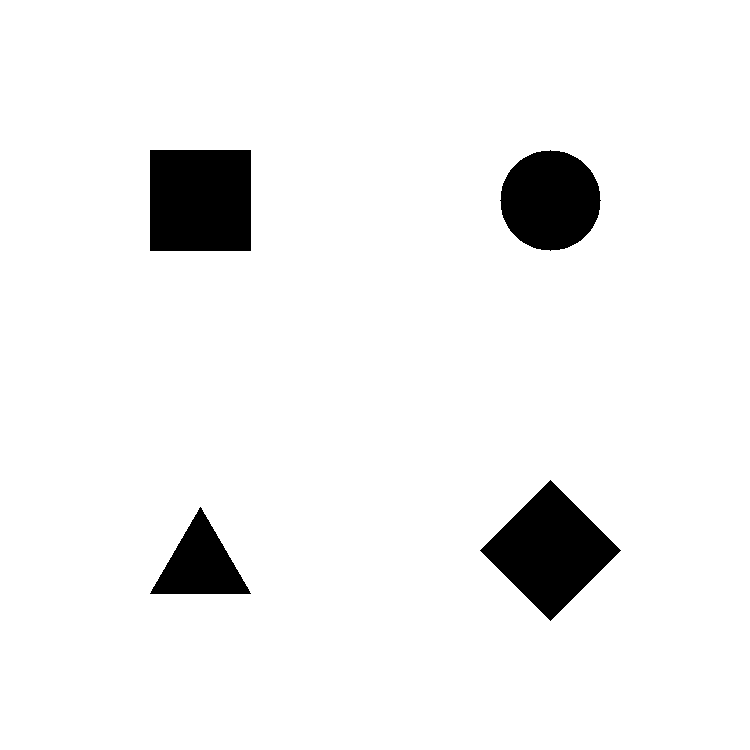
//> input picture data/shapes.png, 750 x 750 px
$ ./main   (built with g++ and OpenCV 4)
//> lines starting //> are read from the running program, lines starting //| are printed output that depends on the picture; after the words box and inside, x2 and y2 are one past the last pixel; in counts of white or black regions, pixels touching at a corner belong together
/**
 * @file main.cpp
 * @brief Chain Code representation of contours (Freeman code)
 * @author José Miguel Guerrero Hernández
 * @note This example demonstrates the computation and visualization of
 *       chain codes (Freeman codes) for binary image contours using
 *       8-connectivity directions (0-7)
 */

#include <cstdlib>
#include <opencv2/opencv.hpp>
#include <iostream>
#include <vector>
#include <cmath>
#include <iomanip>

// ============================================================================
// Constants
// ============================================================================

namespace Config
{
// Binary thresholding
constexpr int THRESH_VALUE = 0;
constexpr int THRESH_MAX_VALUE = 255;

// Contour filtering
constexpr size_t MIN_CONTOUR_POINTS = 5;

// Visualization parameters
constexpr int ARROW_LENGTH = 5;
constexpr double ARROW_TIP_LENGTH = 0.4;
constexpr double ARROW_THICKNESS = 1.5;
constexpr int STARTING_POINT_RADIUS = 6;
constexpr int CENTROID_RADIUS = 4;
constexpr int CONTOUR_THICKNESS = 2;
constexpr int CONTOUR_VIZ_THICKNESS = 1;
constexpr double TEXT_FONT_SCALE = 0.5;
constexpr int TEXT_THICKNESS = 2;

// Chain code display limits
constexpr size_t MAX_CHAIN_CODE_DISPLAY = 50;

// Adaptive arrow step sizes
constexpr size_t STEP_THRESHOLD_VERY_LARGE = 500;
constexpr size_t STEP_THRESHOLD_LARGE = 200;
constexpr size_t STEP_THRESHOLD_MEDIUM = 80;
constexpr int STEP_VERY_LARGE = 15;
constexpr int STEP_LARGE = 8;
constexpr int STEP_MEDIUM = 4;
constexpr int STEP_SMALL = 2;
}

/**
 * @brief Computes the 8-directional chain code for a contour
 * @param contour Vector of points representing the contour
 * @return Vector of integers (0-7) representing directions
 *
 * Freeman chain code directions (8-connectivity):
 *   3   2   1
 *    \  |  /
 *   4 --P-- 0
 *    /  |  \
 *   5   6   7
 *
 * 0 = East (right)
 * 1 = North-East (diagonal up-right)
 * 2 = North (up)
 * 3 = North-West (diagonal up-left)
 * 4 = West (left)
 * 5 = South-West (diagonal down-left)
 * 6 = South (down)
 * 7 = South-East (diagonal down-right)
 */
std::vector<int> computeChainCode(const std::vector<cv::Point> & contour)
{
  std::vector<int> chain_code;

  if (contour.size() < 2) {
    return chain_code;
  }

  for (size_t i = 0; i < contour.size() - 1; ++i) {
    const int dx = contour[i + 1].x - contour[i].x;
    const int dy = contour[i + 1].y - contour[i].y;

    // Map (dx, dy) to chain code direction (0-7)
    int code = -1;

    if (dx == 1 && dy == 0) {
      code = 0;  // Right
    } else if (dx == 1 && dy == -1) {
      code = 1;  // Up-Right
    } else if (dx == 0 && dy == -1) {
      code = 2;  // Up
    } else if (dx == -1 && dy == -1) {
      code = 3;  // Up-Left
    } else if (dx == -1 && dy == 0) {
      code = 4;  // Left
    } else if (dx == -1 && dy == 1) {
      code = 5;  // Down-Left
    } else if (dx == 0 && dy == 1) {
      code = 6;  // Down
    } else if (dx == 1 && dy == 1) {
      code = 7;  // Down-Right
    } else {
      // Non-unit step, normalize using angle
      const double angle = std::atan2(-dy, dx);  // Negative dy: y-axis points down
      code = static_cast<int>(std::round(angle / (CV_PI / 4.0)));
      // Ensure code is in range [0, 7]
      code = (code % 8 + 8) % 8;
    }

    chain_code.push_back(code);
  }

  return chain_code;
}

/**
 * @brief Draws directional arrows on contour to visualize chain code
 * @param image Image to draw on
 * @param contour Contour points
 * @param chainCode Chain code directions
 * @param color Arrow color
 * @param step Draw arrow every 'step' points (default 1)
 */
void drawChainCodeArrows(
  cv::Mat & image,
  const std::vector<cv::Point> & contour,
  const std::vector<int> & chain_code,
  const cv::Scalar & color,
  int step = 1)
{
  // Direction vectors for each code (8-connectivity)
  static const int dx[] = {1, 1, 0, -1, -1, -1, 0, 1};
  static const int dy[] = {0, -1, -1, -1, 0, 1, 1, 1};

  for (size_t i = 0; i < chain_code.size() && i < contour.size(); i += step) {
    const int code = chain_code[i];
    const cv::Point start = contour[i];
    const cv::Point end = start + cv::Point(dx[code] * Config::ARROW_LENGTH,
                                             dy[code] * Config::ARROW_LENGTH);

    cv::arrowedLine(image, start, end, color,
                   Config::ARROW_THICKNESS, cv::LINE_AA, 0,
                   Config::ARROW_TIP_LENGTH);
  }
}

/**
 * @brief Computes the first difference of a chain code
 * @param chainCode Original chain code
 * @return First difference chain code (rotation invariant)
 *
 * First difference = (code[i] - code[i-1]) mod 8
 * This representation is invariant to starting point rotation
 */
std::vector<int> computeFirstDifference(const std::vector<int> & chain_code)
{
  std::vector<int> diff;

  if (chain_code.size() < 2) {
    return diff;
  }

  for (size_t i = 1; i < chain_code.size(); ++i) {
    const int d = (chain_code[i] - chain_code[i - 1] + 8) % 8;
    diff.push_back(d);
  }

  return diff;
}

/**
 * @brief Determines adaptive step size for arrow visualization based on contour size
 * @param contour_size Number of points in contour
 * @return Step size for drawing arrows
 */
int getAdaptiveStepSize(size_t contour_size)
{
  if (contour_size > Config::STEP_THRESHOLD_VERY_LARGE) {
    return Config::STEP_VERY_LARGE;
  } else if (contour_size > Config::STEP_THRESHOLD_LARGE) {
    return Config::STEP_LARGE;
  } else if (contour_size > Config::STEP_THRESHOLD_MEDIUM) {
    return Config::STEP_MEDIUM;
  } else {
    return Config::STEP_SMALL;
  }
}

int main(int argc, char ** argv)
{
  // ========================================
  // Load Input Image
  // ========================================
  const std::string filename = argc >= 2 ? argv[1] : "../../data/shapes.png";

  std::cout << "========================================" << std::endl;
  std::cout << "Chain Code (Freeman Code) Computation" << std::endl;
  std::cout << "========================================" << std::endl;
  std::cout << "Reading image: " << filename << std::endl;

  const cv::Mat src = cv::imread(cv::samples::findFile(filename), cv::IMREAD_COLOR);
//> src is the input picture: 750 rows x 750 cols, CV_8UC3; 94.2% white; 4 black regions, box (x1, y1, x2, y2) and area: (150, 150, 251, 251) 10201, (480, 480, 621, 621) 9941, (500, 150, 601, 251) 7845, (150, 507, 251, 594) 4437

  if (src.empty()) {
    std::cerr << "Error: Could not load image!" << std::endl;
    std::cerr << "Path: " << filename << std::endl;
    std::cerr << "Usage: " << argv[0] << " [image_path]" << std::endl;
    return EXIT_FAILURE;
  }

  std::cout << "Image loaded: " << src.cols << "x" << src.rows << " pixels\n" << std::endl;
//| Image loaded: 750x750 pixels

  // ========================================
  // Convert to Binary Image
  // ========================================
  cv::Mat gray, binary;
  cv::cvtColor(src, gray, cv::COLOR_BGR2GRAY);

  // Use Otsu's method for automatic threshold
  cv::threshold(gray, binary,
               Config::THRESH_VALUE,
               Config::THRESH_MAX_VALUE,
               cv::THRESH_BINARY_INV | cv::THRESH_OTSU);
//> binary: 750 rows x 750 cols, CV_8UC1; 5.8% white; 4 white regions

  // ========================================
  // Find Contours
  // ========================================
  std::vector<std::vector<cv::Point>> contours;
  std::vector<cv::Vec4i> hierarchy;

  cv::findContours(binary, contours, hierarchy,
                   cv::RETR_EXTERNAL, cv::CHAIN_APPROX_NONE);
//> contours = 4 contours; box (x1, y1, x2, y2) and area: (150, 150, 251, 251) 10000, (480, 480, 621, 621) 9800, (500, 150, 601, 251) 7704, (150, 507, 251, 594) 4300

  std::cout << "Total contours found: " << contours.size() << "\n" << std::endl;
//| Total contours found: 4

  // ========================================
  // Compute and Visualize Chain Codes
  // ========================================
  cv::Mat contours_colored = src.clone();
  cv::Mat chain_code_visualization = src.clone();

  // Draw all contours first
  cv::drawContours(contours_colored, contours, -1,
                  cv::Scalar(0, 255, 0), Config::CONTOUR_THICKNESS);
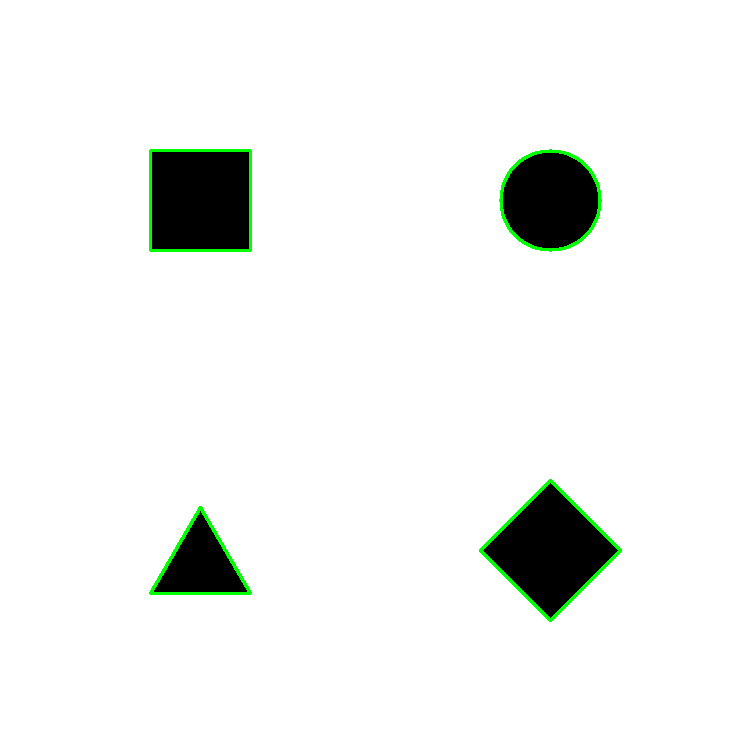
//> contours_colored: 750 rows x 750 cols, CV_8UC3; 0.83% of pixels changed, all inside (x1, y1, x2, y2) = (149, 149, 622, 622)
  cv::drawContours(chain_code_visualization, contours, -1,
                  cv::Scalar(0, 255, 0), Config::CONTOUR_VIZ_THICKNESS);
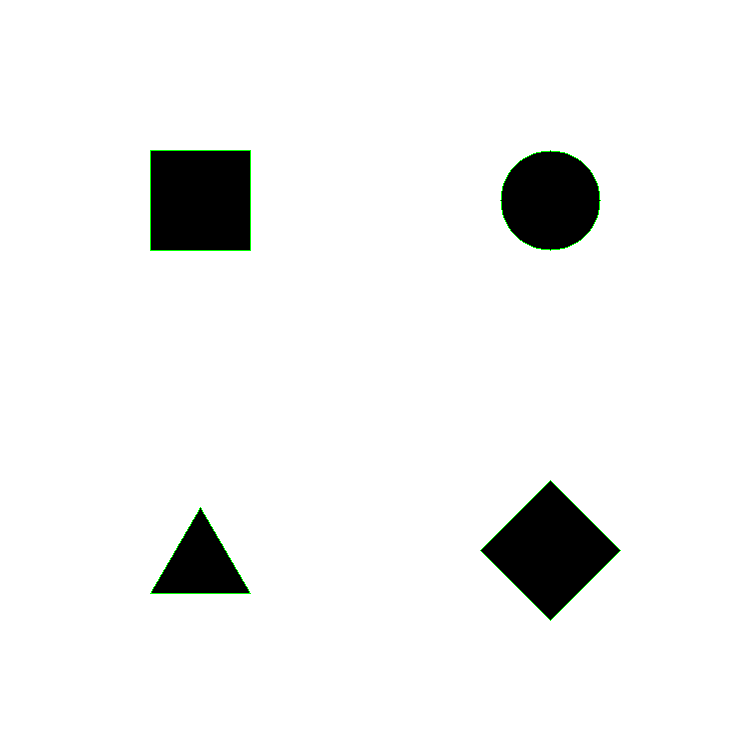
//> chain_code_visualization: 750 rows x 750 cols, CV_8UC3; 0.22% of pixels changed, all inside (x1, y1, x2, y2) = (150, 150, 621, 621)

  for (size_t i = 0; i < contours.size(); ++i) {
    // Skip very small contours
    if (contours[i].size() < Config::MIN_CONTOUR_POINTS) {
      continue;
    }

    // Compute chain code and first difference
    const std::vector<int> chain_code = computeChainCode(contours[i]);
    const std::vector<int> first_diff = computeFirstDifference(chain_code);

    // Calculate contour statistics
    const cv::Moments m = cv::moments(contours[i]);
    const cv::Point2f centroid(static_cast<float>(m.m10 / m.m00),
      static_cast<float>(m.m01 / m.m00));
    const double area = cv::contourArea(contours[i]);

    std::cout << "--- Contour #" << (i + 1) << " ---" << std::endl;
    std::cout << "  Points: " << contours[i].size() << std::endl;
    std::cout << "  Area: " << std::fixed << std::setprecision(2)
              << area << " pixels²" << std::endl;
    std::cout << "  Chain Code Length: " << chain_code.size() << std::endl;

    // Print chain code (limited display)
    std::cout << "  Chain Code: ";
    const size_t max_display = std::min(chain_code.size(), Config::MAX_CHAIN_CODE_DISPLAY);
    for (size_t j = 0; j < max_display; ++j) {
      std::cout << chain_code[j];
    }
    if (chain_code.size() > Config::MAX_CHAIN_CODE_DISPLAY) {
      std::cout << "... (" << chain_code.size() << " total)";
    }
    std::cout << std::endl;

    // Print first difference (limited display)
    std::cout << "  First Diff: ";
    const size_t max_diff_display = std::min(first_diff.size(), Config::MAX_CHAIN_CODE_DISPLAY);
    for (size_t j = 0; j < max_diff_display; ++j) {
      std::cout << first_diff[j];
    }
    if (first_diff.size() > Config::MAX_CHAIN_CODE_DISPLAY) {
      std::cout << "... (" << first_diff.size() << " total)";
    }
    std::cout << "\n" << std::endl;

    // Draw chain code arrows with adaptive step size
    const int step = getAdaptiveStepSize(contours[i].size());
    drawChainCodeArrows(chain_code_visualization, contours[i], chain_code,
                       cv::Scalar(0, 0, 255), step);

    // Mark starting point (origin) in red
    cv::circle(contours_colored, contours[i][0],
              Config::STARTING_POINT_RADIUS, cv::Scalar(0, 0, 255), cv::FILLED);
    cv::circle(chain_code_visualization, contours[i][0],
              Config::STARTING_POINT_RADIUS, cv::Scalar(0, 0, 255), cv::FILLED);

    // Draw centroid in blue
    cv::circle(contours_colored, centroid,
              Config::CENTROID_RADIUS, cv::Scalar(255, 0, 0), cv::FILLED);
    cv::circle(chain_code_visualization, centroid,
              Config::CENTROID_RADIUS, cv::Scalar(255, 0, 0), cv::FILLED);

    // Add contour label
    const std::string label = "C" + std::to_string(i + 1);
    const cv::Point2f text_offset(10.0f, 0.0f);
    cv::putText(contours_colored, label, centroid + text_offset,
                cv::FONT_HERSHEY_SIMPLEX, Config::TEXT_FONT_SCALE,
                cv::Scalar(255, 255, 0), Config::TEXT_THICKNESS);
    cv::putText(chain_code_visualization, label, centroid + text_offset,
                cv::FONT_HERSHEY_SIMPLEX, Config::TEXT_FONT_SCALE,
                cv::Scalar(255, 255, 0), Config::TEXT_THICKNESS);
  }
//> this loop made 4 passes
//> (centroid, area) on passes 1 to 4: (Point(200, 564.3), 4300), (Point(550, 550), 9800), (Point(550, 200), 7704), (Point(200, 200), 10000)
//| --- Contour #1 ---
//|   Points: 272
//|   Area: 4300.00 pixels²
//|   Chain Code Length: 271
//> (the first 4 of 24 printed lines)
//> pass 1, `cv::putText(contours_colored, label, centroid + text_offset, cv::FONT_..`:
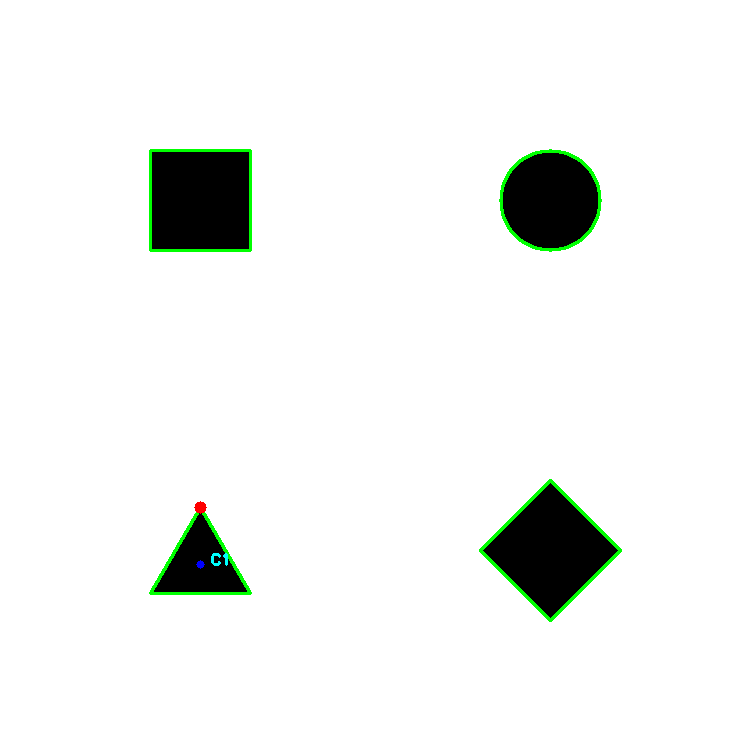
//> contours_colored: 750 rows x 750 cols, CV_8UC3; 278 pixels changed, all inside (x1, y1, x2, y2) = (194, 501, 228, 569)
//> pass 1, `cv::putText(chain_code_visualization, label, centroid + text_offset, c..`:
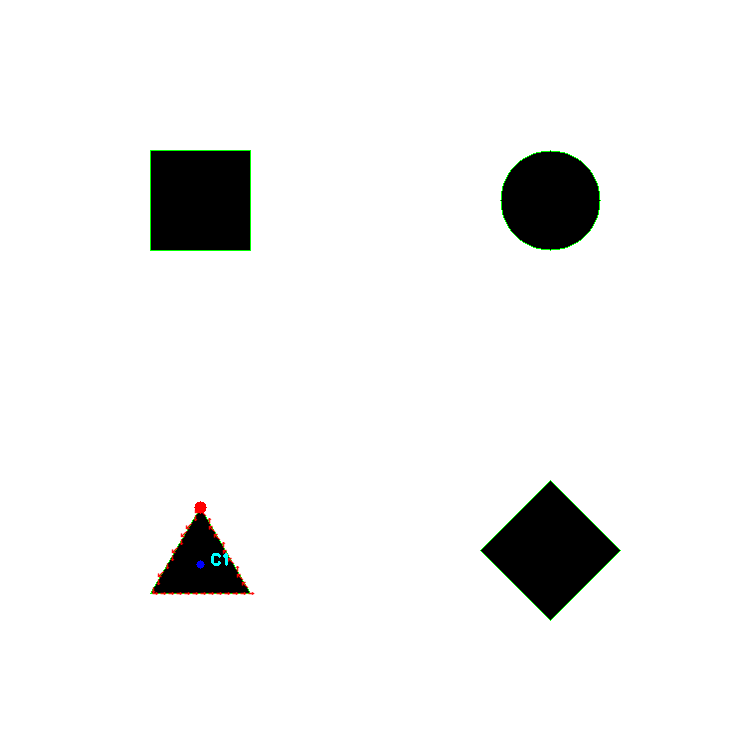
//> chain_code_visualization: 750 rows x 750 cols, CV_8UC3; mean B, G, R 240.3, 240.8, 240.4
//> pass 2, `drawChainCodeArrows(chain_code_visualization, contours[i], chain_code,..`:
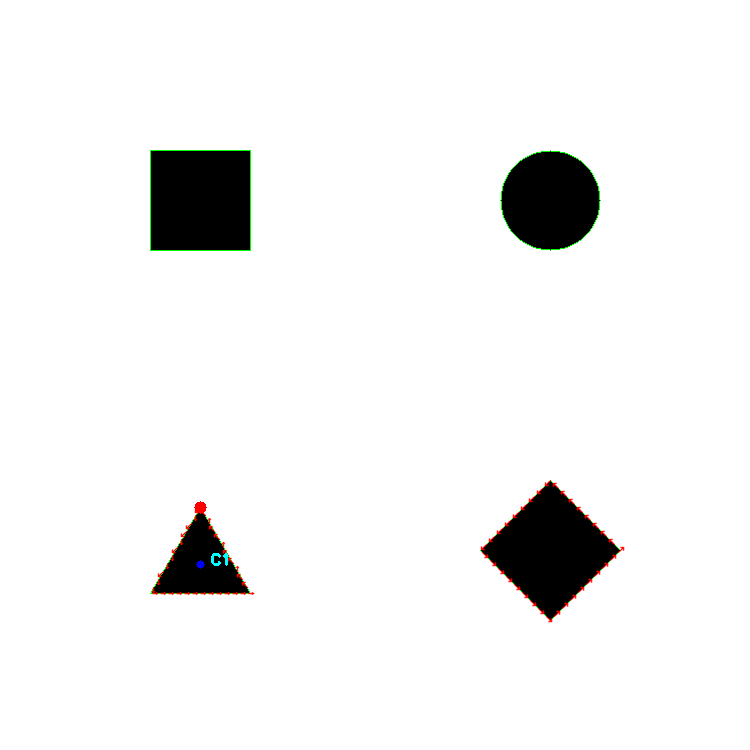
//> chain_code_visualization: 750 rows x 750 cols, CV_8UC3; 0.21% of pixels changed, all inside (x1, y1, x2, y2) = (480, 480, 625, 623)
//> after the loop:
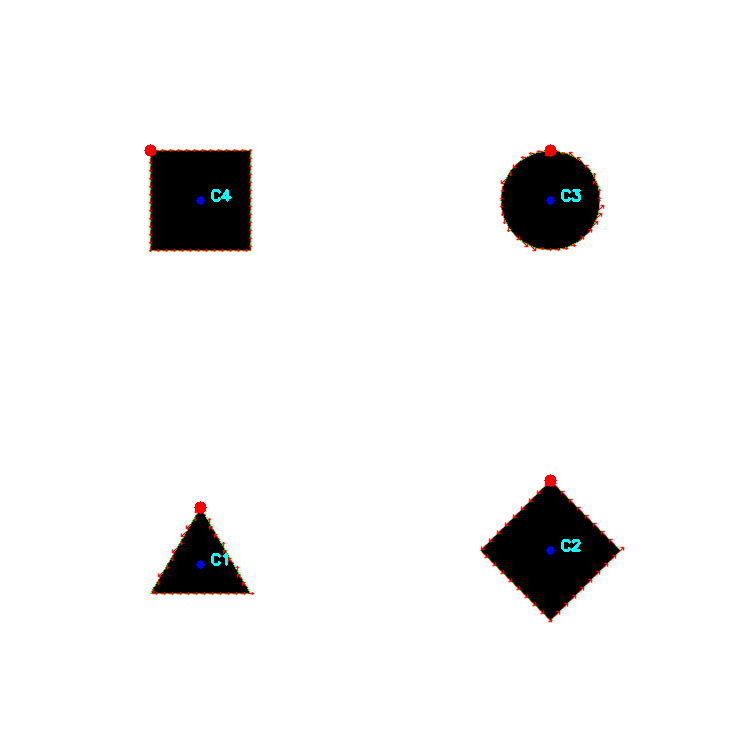
//> chain_code_visualization: 750 rows x 750 cols, CV_8UC3; 0.52% of pixels changed, all inside (x1, y1, x2, y2) = (144, 144, 605, 555)
//> after the loop:
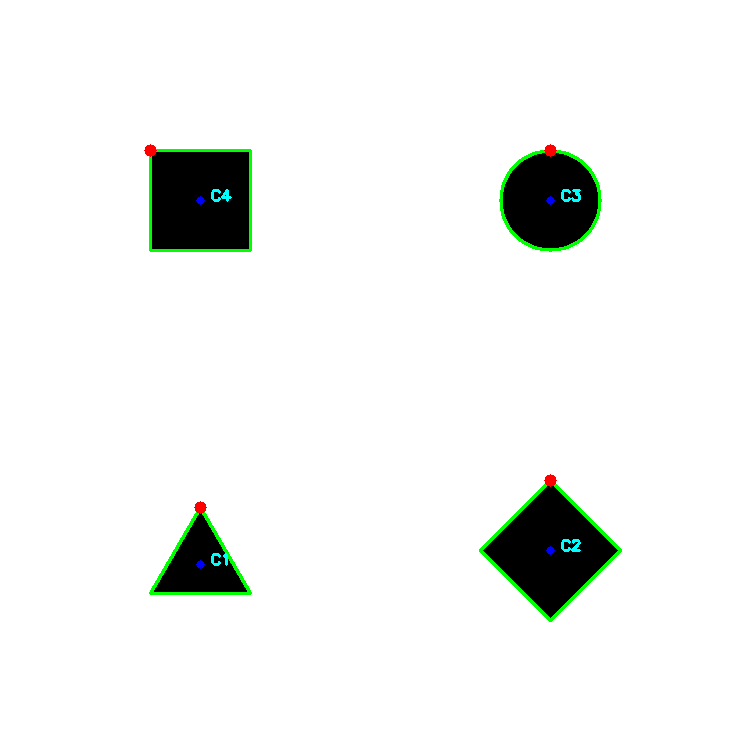
//> contours_colored: 750 rows x 750 cols, CV_8UC3; 0.17% of pixels changed, all inside (x1, y1, x2, y2) = (144, 144, 581, 555)

  // ========================================
  // Display Results
  // ========================================
  cv::imshow("Original Image", src);
  cv::imshow("Grayscale", gray);
  cv::imshow("Binary (Otsu Threshold)", binary);
  cv::imshow("Contours with Landmarks", contours_colored);
  cv::imshow("Chain Code Directions", chain_code_visualization);

  // ========================================
  // Display Legend and Exit
  // ========================================
  std::cout << "========================================" << std::endl;
  std::cout << "Freeman Chain Code Direction Legend:" << std::endl;
  std::cout << "========================================" << std::endl;
  std::cout << "      3   2   1" << std::endl;
  std::cout << "       \\  |  /" << std::endl;
  std::cout << "       4--P--0" << std::endl;
  std::cout << "       /  |  \\" << std::endl;
  std::cout << "      5   6   7" << std::endl;
  std::cout << "========================================" << std::endl;
  std::cout << "Visualization Legend:" << std::endl;
  std::cout << "  Red circle   = Starting point (origin)" << std::endl;
  std::cout << "  Blue circle  = Centroid" << std::endl;
  std::cout << "  Green line   = Contour outline" << std::endl;
  std::cout << "  Red arrows   = Chain code directions" << std::endl;
  std::cout << "                 (sampled adaptively)" << std::endl;
  std::cout << "========================================" << std::endl;
  std::cout << "Press any key to exit..." << std::endl;

  cv::waitKey(0);
  cv::destroyAllWindows();

  return EXIT_SUCCESS;
}
